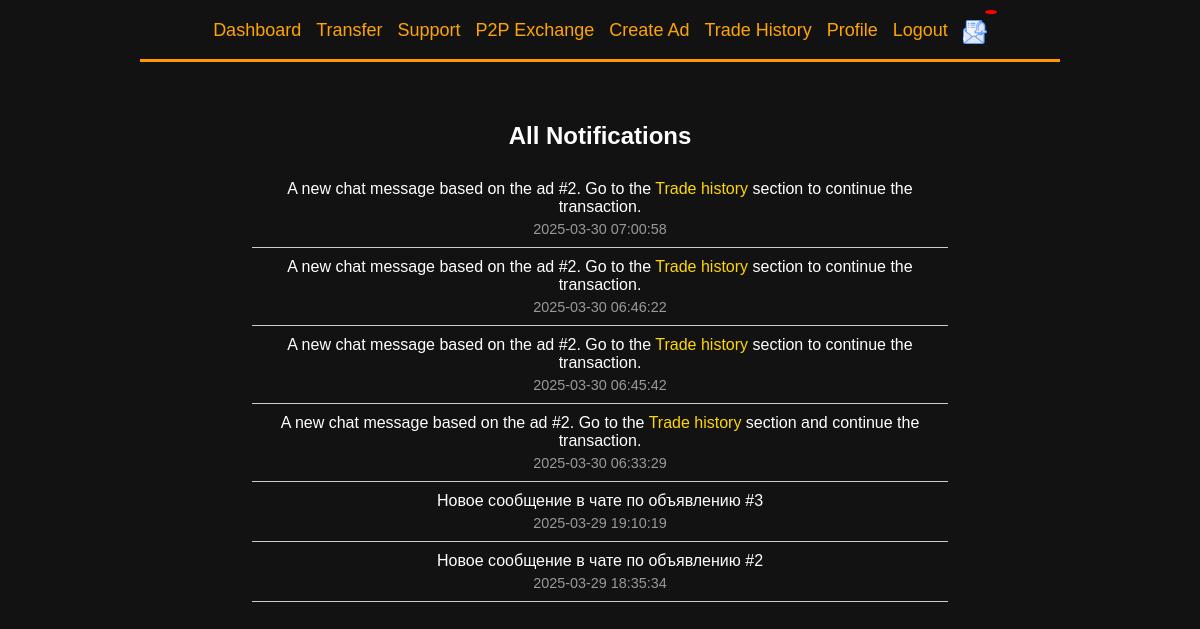
The page /pages/p2p/notifications.php (signed in) on the database its author committed.
### tables this page shows
CREATE TABLE `notifications` (
  `id` int NOT NULL,
  `user_id` int NOT NULL,
  `message` text NOT NULL,
  `is_read` tinyint(1) DEFAULT '0',
  `created_at` timestamp NULL DEFAULT CURRENT_TIMESTAMP
);

### pages/p2p/notifications.php (the view, shortened to what this page needs)
<?php
$user_id = $_SESSION['user_id'];
$CONNECT = mysqli_connect(HOST, USER, PASS, DB);
function fetchAllNotifications($user_id, $CONNECT) {
    $query = "SELECT message, created_at FROM notifications WHERE user_id = ? ORDER BY created_at DESC";
    $stmt = mysqli_prepare($CONNECT, $query);
    mysqli_stmt_bind_param($stmt, "i", $user_id);
    mysqli_stmt_execute($stmt);
    $result = mysqli_stmt_get_result($stmt);
    $notifications = mysqli_fetch_all($result, MYSQLI_ASSOC);
    return $notifications;
}
$notifications = fetchAllNotifications($user_id, $CONNECT);
?>
<!DOCTYPE html>
<html lang="en">
<head>
    <link rel="stylesheet" href="../../css/styles.css">
</head>
<body>
<div class="container">
    <?php include 'menu.php'; ?>
    <div class="container notifications-container">
        <h2>All Notifications</h2>
        <ul>
            <?php foreach ($notifications as $notification) { ?>
                <li>
                    <span><?php echo $notification['message']; ?></span>
                    <span class="notification-date"><?php echo htmlspecialchars($notification['created_at']); ?></span>
                </li>
            <?php } ?>
        </ul>
    </div>
</div>
</body>
</html>

### pages/p2p/menu.php (shortened to what this page needs)
<nav>
    <ul>
        <li><a href="dashboard">Dashboard</a></li>
        <li><a href="transfer">Transfer</a></li>
        <li><a href="support">Support</a></li>
        <li><a href="p2p">P2P Exchange</a></li>
        <li><a href="p2p-create">Create Ad</a></li>
        <li><a href="p2p-trade_history">Trade History</a></li>
        <li><a href="p2p-profile">Profile</a></li>
        <li><a href="logout">Logout</a></li>
        <li>
            <a href="#" id="notification-bell">
                <img src="../../images/notyf.png" alt="Notifications" width="24" height="24">
                <span class="notification-badge" id="notification-count"></span>
            </a>
        </li>
    </ul>
</nav>
<div class="nav-bar"></div>

### css/styles.css (style rules this page uses)
body { background-color: #121212; color: white; font-family: Arial, sans-serif; text-align: center; margin: 0; padding: 0; }
.container { width: 80%; max-width: 1200px; margin: 0 auto; padding: 20px; box-sizing: border-box; }
nav { display: flex; justify-content: center; width: 100%; }
nav ul { list-style: none; padding: 0; margin: 0; display: flex; gap: 15px; }
nav ul li { display: block; }
nav ul li a { color: orange; text-decoration: none; font-size: 18px; transition: text-decoration 0.3s ease; }
.nav-bar { width: 100%; height: 3px; background-color: #FF9900; margin-top: 10px; }
#notification-bell { position: relative; display: inline-block; }
#notification-bell .notification-badge { position: absolute; top: -10px; right: -10px; background-color: red; color: white; border-radius: 50%; padding: 2px 6px; font-size: 12px; }
.notifications-container { margin-top: 20px; }
.notifications-container ul { list-style-type: none; padding: 0; }
.notifications-container li { padding: 10px; border-bottom: 1px solid #ccc; }
.notifications-container ul li a { color: #FFD700; text-decoration: none; }
.notifications-container .notification-date { display: block; color: #999; font-size: 0.9em; margin-top: 5px; }

### rows shown on the page
notifications: message "A new chat message based on the ad #2. Go to the Trade history section to continue the transaction.", created_at "2025-03-30 07:00:58"
notifications: message "A new chat message based on the ad #2. Go to the Trade history section to continue the transaction.", created_at "2025-03-30 06:46:22"
notifications: message "A new chat message based on the ad #2. Go to the Trade history section to continue the transaction.", created_at "2025-03-30 06:45:42"
notifications: message "A new chat message based on the ad #2. Go to the Trade history section and continue the transaction.", created_at "2025-03-30 06:33:29"
notifications: message "Новое сообщение в чате по объявлению #3", created_at "2025-03-29 19:10:19"
notifications: message "Новое сообщение в чате по объявлению #2", created_at "2025-03-29 18:35:34"
